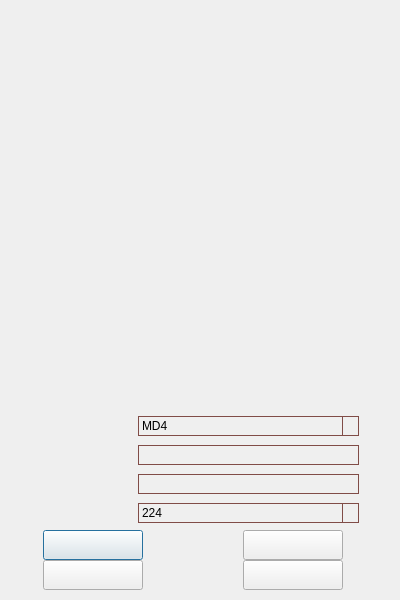
<?xml version="1.0" encoding="UTF-8"?>
<ui version="4.0">
 <class>LockNormalHashCalculateClass</class>
 <widget class="QDialog" name="LockNormalHashCalculateClass">
  <property name="geometry">
   <rect>
    <x>0</x>
    <y>0</y>
    <width>400</width>
    <height>600</height>
   </rect>
  </property>
  <property name="contextMenuPolicy">
   <enum>Qt::NoContextMenu</enum>
  </property>
  <property name="windowTitle">
   <string>非对称加密</string>
  </property>
  <property name="windowIcon">
   <iconset resource="Lock.qrc">
    <normaloff>:/icon/mainicon/picture_lock/icon/icon_main_mainwindow.png</normaloff>:/icon/mainicon/picture_lock/icon/icon_main_mainwindow.png</iconset>
  </property>
  <property name="windowOpacity">
   <double>5.000000000000000</double>
  </property>
  <widget class="QLabel" name="label_chara_1">
   <property name="geometry">
    <rect>
     <x>0</x>
     <y>0</y>
     <width>400</width>
     <height>400</height>
    </rect>
   </property>
   <property name="text">
    <string/>
   </property>
  </widget>
  <widget class="QLabel" name="label_chara_2">
   <property name="geometry">
    <rect>
     <x>0</x>
     <y>0</y>
     <width>400</width>
     <height>400</height>
    </rect>
   </property>
   <property name="text">
    <string/>
   </property>
  </widget>
  <widget class="QLabel" name="label_margin">
   <property name="geometry">
    <rect>
     <x>0</x>
     <y>0</y>
     <width>400</width>
     <height>600</height>
    </rect>
   </property>
   <property name="text">
    <string/>
   </property>
   <property name="pixmap">
    <pixmap>picture_lock/lock_margin/margin.png</pixmap>
   </property>
  </widget>
  <widget class="QPushButton" name="pushButton_1">
   <property name="geometry">
    <rect>
     <x>43</x>
     <y>530</y>
     <width>100</width>
     <height>30</height>
    </rect>
   </property>
   <property name="styleSheet">
    <string notr="true">border-image: url(:/icon/mainicon/picture_lock/icon/lock_button_normal_19.png);
border-image: url(:/icon/mainicon/picture_lock/icon/lock_button_pressed_19.png);</string>
   </property>
   <property name="text">
    <string/>
   </property>
  </widget>
  <widget class="QPushButton" name="pushButton_2">
   <property name="geometry">
    <rect>
     <x>243</x>
     <y>530</y>
     <width>100</width>
     <height>30</height>
    </rect>
   </property>
   <property name="styleSheet">
    <string notr="true">border-image: url(:/icon/mainicon/picture_lock/icon/lock_button_normal_18.png);
border-image: url(:/icon/mainicon/picture_lock/icon/lock_button_pressed_18.png);</string>
   </property>
   <property name="text">
    <string/>
   </property>
  </widget>
  <widget class="QPushButton" name="pushButton_3">
   <property name="geometry">
    <rect>
     <x>243</x>
     <y>560</y>
     <width>100</width>
     <height>30</height>
    </rect>
   </property>
   <property name="styleSheet">
    <string notr="true">border-image: url(:/icon/mainicon/picture_lock/icon/lock_button_normal_3.png);
border-image: url(:/icon/mainicon/picture_lock/icon/lock_button_pressed_3.png);</string>
   </property>
   <property name="text">
    <string/>
   </property>
  </widget>
  <widget class="QLabel" name="label_background">
   <property name="geometry">
    <rect>
     <x>0</x>
     <y>0</y>
     <width>400</width>
     <height>600</height>
    </rect>
   </property>
   <property name="frameShape">
    <enum>QFrame::NoFrame</enum>
   </property>
   <property name="text">
    <string/>
   </property>
   <property name="pixmap">
    <pixmap>picture_lock/hash_calculate_background/background_1.png</pixmap>
   </property>
  </widget>
  <widget class="QLineEdit" name="lineEdit_2">
   <property name="geometry">
    <rect>
     <x>138</x>
     <y>474</y>
     <width>221</width>
     <height>20</height>
    </rect>
   </property>
   <property name="contextMenuPolicy">
    <enum>Qt::NoContextMenu</enum>
   </property>
   <property name="styleSheet">
    <string notr="true">QLineEdit
{
    background: rgb(255,255,255,0);
    border:1px solid rgb(128,76,71);
}</string>
   </property>
   <property name="inputMethodHints">
    <set>Qt::ImhNone</set>
   </property>
   <property name="maxLength">
    <number>32767</number>
   </property>
  </widget>
  <widget class="QLineEdit" name="lineEdit_1">
   <property name="geometry">
    <rect>
     <x>138</x>
     <y>445</y>
     <width>221</width>
     <height>20</height>
    </rect>
   </property>
   <property name="contextMenuPolicy">
    <enum>Qt::NoContextMenu</enum>
   </property>
   <property name="styleSheet">
    <string notr="true">QLineEdit
{
    background: rgb(255,255,255,0);
    border:1px solid rgb(128,76,71);
}</string>
   </property>
   <property name="inputMethodHints">
    <set>Qt::ImhNone</set>
   </property>
   <property name="maxLength">
    <number>32767</number>
   </property>
   <property name="readOnly">
    <bool>false</bool>
   </property>
  </widget>
  <widget class="QComboBox" name="comboBox_1">
   <property name="geometry">
    <rect>
     <x>138</x>
     <y>416</y>
     <width>221</width>
     <height>20</height>
    </rect>
   </property>
   <property name="contextMenuPolicy">
    <enum>Qt::NoContextMenu</enum>
   </property>
   <property name="autoFillBackground">
    <bool>false</bool>
   </property>
   <property name="styleSheet">
    <string notr="true">QComboBox
{
    border: 1px solid #804C47;
    border-radius: 0px;
    padding: 1px 3px 1px 3px;
    min-width: 6px;
}
QComboBox:editable
{
    background: #00FDEAD3;
}
QComboBox:!editable
{
    background: #00FDEAD3;
}
QComboBox:!editable:on, QComboBox::drop-down:editable:on
{
    background: #00FDEAD3;  
}
QComboBox::drop-down:editable
{
    background: #00E49C97;
}
QComboBox::drop-down:editable
{
    background: #00E49C97;
}
QComboBox::drop-down:editable
{
    background: #00E49C97;
}
QComboBox::drop-down:!editable
{
    background: #00E49C97;
}
QComboBox::drop-down:!editable
{
    background: #00E49C97;
}
QComboBox::drop-down
{
    subcontrol-origin: padding;
    subcontrol-position: top right;
    width: 15px;
    border-left-width: 1px;
    border-left-color: #804C47;
    border-left-style: solid;
    border-top-right-radius: 0px;
    border-bottom-right-radius: 0px;
}
QComboBox::down-arrow
{
    image: url(:/picture_lock/combobox/picture_lock/combobox_style/arrow.png);
}
QComboBox::down-arrow:on
{ 
     image: url(:/picture_lock/combobox/picture_lock/combobox_style/arrow.png);
}
QComboBox QAbstractItemView  
{  
    border: 1px solid #804C47;
    background: #F8F5E2;
    selection-background-color: #E49C97;
    color: #461C0A;  
    selection-color: #FFFFFF;
}
QComboBox QScrollBar::vertical
{
    margin: 9px 0px 9px 0px;
    border-image: url(:/picture_lock/scrollbar/picture_lock/scrollbar_style/line_vertical.png);
    border: 0px; 
    width: 9px;
}
QComboBox QScrollBar::handle:vertical {
    border-image: url(:/picture_lock/scrollbar/picture_lock/scrollbar_style/button_vertical.png);
    min-height:10px;
}
QComboBox QScrollBar::handle:vertical:pressed 
{
    border-image: url(:/picture_lock/scrollbar/picture_lock/scrollbar_style/button_vertical.png); }
QComboBox QScrollBar::add-page:vertical 
{
    border-image: url(:/picture_lock/scrollbar/picture_lock/scrollbar_style/line_vertical.png);
}
QComboBox QScrollBar::sub-page:vertical 
{
    border-image: url(:/picture_lock/scrollbar/picture_lock/scrollbar_style/line_vertical.png);
}
QComboBox QScrollBar::sub-line:vertical 
{
    subcontrol-origin: margin;
    border: 0px solid black;
    height:9px
}
QComboBox QScrollBar::add-line:vertical 
{
    subcontrol-origin: margin;
    border: 0px solid black;
    height:9px
}
QComboBox QScrollBar::down-arrow:vertical
{
    image: url(:/picture_lock/scrollbar/picture_lock/scrollbar_style/down.png);
}
QComboBox QScrollBar::up-arrow:vertical
{
    image: url(:/picture_lock/scrollbar/picture_lock/scrollbar_style/up.png);
}
QComboBox QScrollBar::horizontal
{
    margin: 0px 9px 0px 9px;
    border-image: url(:/picture_lock/scrollbar/picture_lock/scrollbar_style/line_horizental.png);
    border: 0px;
    height: 9px;
}
QComboBox QScrollBar::handle:horizontal 
{
    border-image: url(:/picture_lock/scrollbar/picture_lock/scrollbar_style/button_horizental.png);
    min-width:10px;
}
QTableWidget QScrollBar::handle:horizontal:pressed
{
    border-image: url(:/picture_lock/scrollbar/picture_lock/scrollbar_style/button_horizental.png);
}
QTableWidget QScrollBar::add-page:horizontal 
{
    border-image: url(:/picture_lock/scrollbar/picture_lock/scrollbar_style/button_horizental.png);
}
QTableWidget QScrollBar::sub-page:horizontal 
{
    border-image: url(:/picture_lock/scrollbar/picture_lock/scrollbar_style/button_horizental.png);
}
QComboBox QScrollBar::add-line:horizontal 
{
    subcontrol-origin: margin;
    border: 0px solid black;
    width:9px
}
QComboBox QScrollBar::sub-line:horizontal 
{
    subcontrol-origin: margin;
    border: 0px solid black;
    width:9px
}
QComboBox QScrollBar::left-arrow:horizontal
{
    image: url(:/picture_lock/scrollbar/picture_lock/scrollbar_style/left.png);
}
QTableWidget QScrollBar::right-arrow:horizontal
{
    image: url(:/picture_lock/scrollbar/picture_lock/scrollbar_style/right.png);
}</string>
   </property>
   <property name="editable">
    <bool>false</bool>
   </property>
   <property name="maxVisibleItems">
    <number>7</number>
   </property>
   <property name="maxCount">
    <number>2147483646</number>
   </property>
   <property name="insertPolicy">
    <enum>QComboBox::InsertAtBottom</enum>
   </property>
   <item>
    <property name="text">
     <string>MD4</string>
    </property>
   </item>
   <item>
    <property name="text">
     <string>MD5</string>
    </property>
   </item>
   <item>
    <property name="text">
     <string>SHA-1</string>
    </property>
   </item>
   <item>
    <property name="text">
     <string>SHA-2</string>
    </property>
   </item>
   <item>
    <property name="text">
     <string>SHA-3</string>
    </property>
   </item>
   <item>
    <property name="text">
     <string>Keccak</string>
    </property>
   </item>
  </widget>
  <widget class="QComboBox" name="comboBox_2">
   <property name="geometry">
    <rect>
     <x>138</x>
     <y>503</y>
     <width>221</width>
     <height>20</height>
    </rect>
   </property>
   <property name="contextMenuPolicy">
    <enum>Qt::NoContextMenu</enum>
   </property>
   <property name="autoFillBackground">
    <bool>false</bool>
   </property>
   <property name="styleSheet">
    <string notr="true">QComboBox
{
    border: 1px solid #804C47;
    border-radius: 0px;
    padding: 1px 3px 1px 3px;
    min-width: 6px;
}
QComboBox:editable
{
    background: #00FDEAD3;
}
QComboBox:!editable
{
    background: #00FDEAD3;
}
QComboBox:!editable:on, QComboBox::drop-down:editable:on
{
    background: #00FDEAD3;  
}
QComboBox::drop-down:editable
{
    background: #00E49C97;
}
QComboBox::drop-down:editable
{
    background: #00E49C97;
}
QComboBox::drop-down:editable
{
    background: #00E49C97;
}
QComboBox::drop-down:!editable
{
    background: #00E49C97;
}
QComboBox::drop-down:!editable
{
    background: #00E49C97;
}
QComboBox::drop-down
{
    subcontrol-origin: padding;
    subcontrol-position: top right;
    width: 15px;
    border-left-width: 1px;
    border-left-color: #804C47;
    border-left-style: solid;
    border-top-right-radius: 0px;
    border-bottom-right-radius: 0px;
}
QComboBox::down-arrow
{
    image: url(:/picture_lock/combobox/picture_lock/combobox_style/arrow.png);
}
QComboBox::down-arrow:on
{ 
     image: url(:/picture_lock/combobox/picture_lock/combobox_style/arrow.png);
}
QComboBox QAbstractItemView  
{  
    border: 1px solid #804C47;
    background: #F8F5E2;
    selection-background-color: #E49C97;
    color: #461C0A;  
    selection-color: #FFFFFF;
}
QComboBox QScrollBar::vertical
{
    margin: 9px 0px 9px 0px;
    border-image: url(:/picture_lock/scrollbar/picture_lock/scrollbar_style/line_vertical.png);
    border: 0px; 
    width: 9px;
}
QComboBox QScrollBar::handle:vertical {
    border-image: url(:/picture_lock/scrollbar/picture_lock/scrollbar_style/button_vertical.png);
    min-height:10px;
}
QComboBox QScrollBar::handle:vertical:pressed 
{
    border-image: url(:/picture_lock/scrollbar/picture_lock/scrollbar_style/button_vertical.png); }
QComboBox QScrollBar::add-page:vertical 
{
    border-image: url(:/picture_lock/scrollbar/picture_lock/scrollbar_style/line_vertical.png);
}
QComboBox QScrollBar::sub-page:vertical 
{
    border-image: url(:/picture_lock/scrollbar/picture_lock/scrollbar_style/line_vertical.png);
}
QComboBox QScrollBar::sub-line:vertical 
{
    subcontrol-origin: margin;
    border: 0px solid black;
    height:9px
}
QComboBox QScrollBar::add-line:vertical 
{
    subcontrol-origin: margin;
    border: 0px solid black;
    height:9px
}
QComboBox QScrollBar::down-arrow:vertical
{
    image: url(:/picture_lock/scrollbar/picture_lock/scrollbar_style/down.png);
}
QComboBox QScrollBar::up-arrow:vertical
{
    image: url(:/picture_lock/scrollbar/picture_lock/scrollbar_style/up.png);
}
QComboBox QScrollBar::horizontal
{
    margin: 0px 9px 0px 9px;
    border-image: url(:/picture_lock/scrollbar/picture_lock/scrollbar_style/line_horizental.png);
    border: 0px;
    height: 9px;
}
QComboBox QScrollBar::handle:horizontal 
{
    border-image: url(:/picture_lock/scrollbar/picture_lock/scrollbar_style/button_horizental.png);
    min-width:10px;
}
QTableWidget QScrollBar::handle:horizontal:pressed
{
    border-image: url(:/picture_lock/scrollbar/picture_lock/scrollbar_style/button_horizental.png);
}
QTableWidget QScrollBar::add-page:horizontal 
{
    border-image: url(:/picture_lock/scrollbar/picture_lock/scrollbar_style/button_horizental.png);
}
QTableWidget QScrollBar::sub-page:horizontal 
{
    border-image: url(:/picture_lock/scrollbar/picture_lock/scrollbar_style/button_horizental.png);
}
QComboBox QScrollBar::add-line:horizontal 
{
    subcontrol-origin: margin;
    border: 0px solid black;
    width:9px
}
QComboBox QScrollBar::sub-line:horizontal 
{
    subcontrol-origin: margin;
    border: 0px solid black;
    width:9px
}
QComboBox QScrollBar::left-arrow:horizontal
{
    image: url(:/picture_lock/scrollbar/picture_lock/scrollbar_style/left.png);
}
QTableWidget QScrollBar::right-arrow:horizontal
{
    image: url(:/picture_lock/scrollbar/picture_lock/scrollbar_style/right.png);
}</string>
   </property>
   <property name="editable">
    <bool>false</bool>
   </property>
   <property name="currentIndex">
    <number>0</number>
   </property>
   <property name="maxVisibleItems">
    <number>7</number>
   </property>
   <property name="maxCount">
    <number>2147483646</number>
   </property>
   <property name="insertPolicy">
    <enum>QComboBox::InsertAtBottom</enum>
   </property>
   <item>
    <property name="text">
     <string>224</string>
    </property>
   </item>
   <item>
    <property name="text">
     <string>256</string>
    </property>
   </item>
   <item>
    <property name="text">
     <string>384</string>
    </property>
   </item>
   <item>
    <property name="text">
     <string>512</string>
    </property>
   </item>
  </widget>
  <widget class="QPushButton" name="pushButton_4">
   <property name="geometry">
    <rect>
     <x>43</x>
     <y>560</y>
     <width>100</width>
     <height>30</height>
    </rect>
   </property>
   <property name="styleSheet">
    <string notr="true">border-image: url(:/icon/mainicon/picture_lock/icon/lock_button_normal_20.png);
border-image: url(:/icon/mainicon/picture_lock/icon/lock_button_pressed_20.png);</string>
   </property>
   <property name="text">
    <string/>
   </property>
  </widget>
  <zorder>label_background</zorder>
  <zorder>label_chara_2</zorder>
  <zorder>label_chara_1</zorder>
  <zorder>label_margin</zorder>
  <zorder>lineEdit_2</zorder>
  <zorder>pushButton_1</zorder>
  <zorder>pushButton_2</zorder>
  <zorder>pushButton_3</zorder>
  <zorder>lineEdit_1</zorder>
  <zorder>comboBox_1</zorder>
  <zorder>comboBox_2</zorder>
  <zorder>pushButton_4</zorder>
 </widget>
 <resources>
  <include location="Lock.qrc"/>
 </resources>
 <connections/>
</ui>
